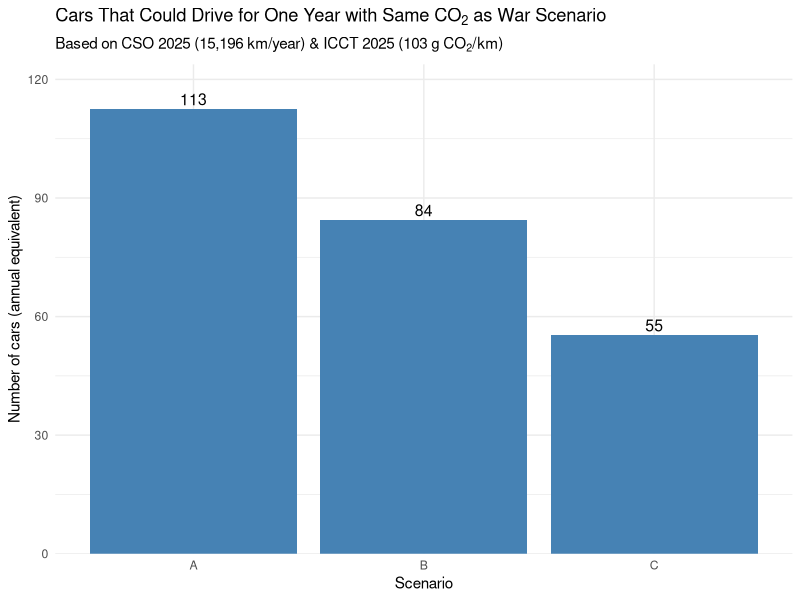

Recreate this plot in R.
# ==============================================================================
# File: R/marginalMetrics.R
# Purpose: Convert marginal per-vehicle Monte Carlo results into
#          "car-year equivalent" CO2 and save a poster-ready bar chart.
#
# Inputs:
#   - outputs/marginal_per_vehicle_mc.csv
#       (must contain per_vehicle_total_kg_med by scenario)
#
# Assumptions / constants:
#   - annual_km = 15,196      # CSO 2025 avg annual distance per private car (Ireland)
#   - gpkm     = 103          # ICCT 2025 EU fleet-average tailpipe CO2 (WLTP), g/km
#   - t_per_car = (gpkm * annual_km) / 1e6   # tonnes CO2 per car-year
#
# Outputs:
#   - Console: summary table with total tonnes and car-year equivalents by scenario
#   - plots/cars_equivalent.png  (10x6 in, 300 dpi)
#
# How to run:
#   - Ensure packages: readr, dplyr, ggplot2, scales
#   - Ensure 'outputs/marginal_per_vehicle_mc.csv' exists
#   - From project root: source("R/marginalMetrics.R")
#
# Notes:
#   - Units: input is kg CO2; script converts to tonnes, then to car-year equivalents.
#   - Scope: tailpipe CO2 only (WLTP-based factor); update constants if sources change.
#   - Plot labels rounded to whole cars; y-axis is comma-formatted with headroom.
#   - Make sure the 'plots/' directory exists before running ggsave().
# ==============================================================================

options(scipen = 999)

library(readr)
library(dplyr)
library(ggplot2)
library(scales)

# Load file
df <- read_csv("outputs/marginal_per_vehicle_mc.csv", show_col_types = FALSE)

# 2025 metrics
annual_km <- 15196   # CSO 2025 average annual distance per private car in Ireland
gpkm      <- 103     # ICCT 2025 EU fleet-average tailpipe CO2, g/km (WLTP)
t_per_car <- (gpkm * annual_km) / 1e6  # tonnes CO2 per car-year (~1.565 t)

# Group by scenario and sum emissions
scenario_summary <- df %>%
  group_by(scenario) %>%
  summarise(total_kgCO2 = sum(per_vehicle_total_kg_med, na.rm = TRUE)) %>%
  mutate(
    total_tonnes = total_kgCO2 / 1000,
    cars_equivalent = total_tonnes / t_per_car
  )

print(scenario_summary)

# Create plot
p_cars <- ggplot(scenario_summary, aes(x = scenario, y = cars_equivalent)) +
  geom_col(fill = "steelblue") +
  geom_text(aes(label = comma(round(cars_equivalent, 0))),
            vjust = -0.3, size = 4) +
  scale_y_continuous(labels = comma, expand = expansion(mult = c(0, 0.1))) +
  labs(
    title = expression("Cars That Could Drive for One Year with Same CO"[2]*" as War Scenario"),
    subtitle = expression("Based on CSO 2025 (15,196 km/year) & ICCT 2025 (103 g CO"[2]*"/km)"),
    x = "Scenario",
    y = "Number of cars (annual equivalent)"
  ) +
  theme_minimal()

# Save plots for poster
ggsave("plots/cars_equivalent.png", plot = p_cars, width = 10, height = 6, dpi = 300)